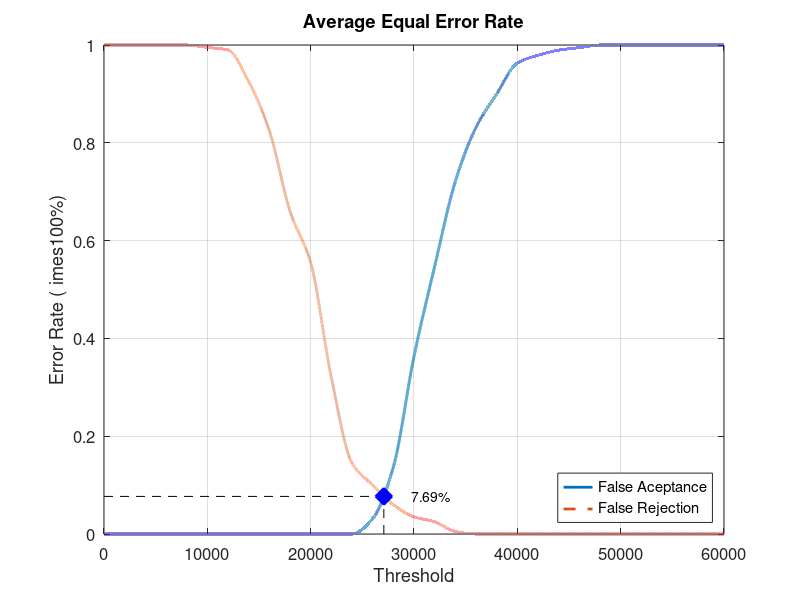
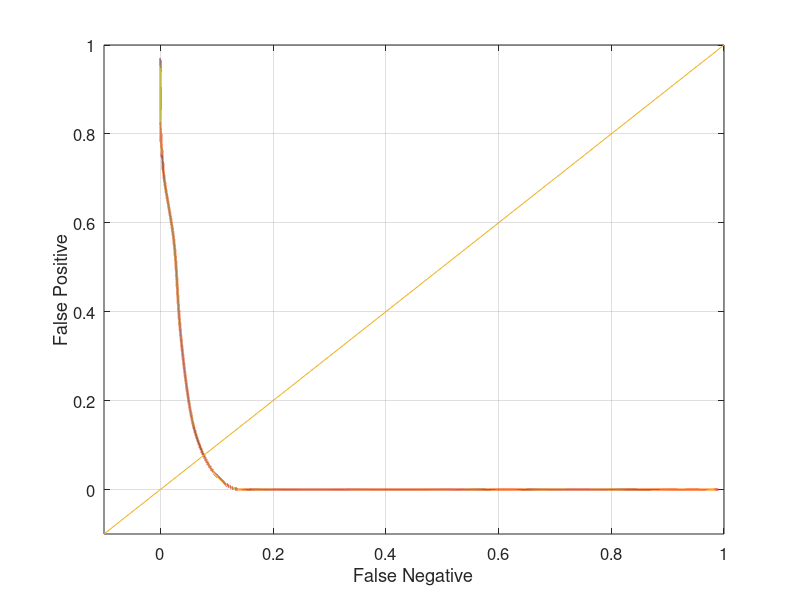

Reproduce these figures in MATLAB, in order.
close all;
clear;
clc;
x = 0:2000:60000;
xq = 0:0.5:60000;

y0 = [0 0 0 0 0 0 0 0 0 0 0 0 0 0.0315789 0.136842 0.363158 0.547368 0.721053 0.831579 0.9 0.963158 0.978947 0.989474 0.994737 1 1 1 1 1 1 1]
yy0 = interp1(x, y0, xq, 'pchip');
y1 = [1 1 1 1 1 0.995 0.99 0.925 0.825 0.66 0.555 0.32 0.145 0.1 0.06 0.035 0.025 0.005 0 0 0 0 0 0 0 0 0 0 0 0 0]
yy1 = interp1(x, y1, xq, 'pchip');

% Calculating EER: 
y2 = abs(y0 - y1);
find(y2 == min(y2))
yy2 = abs(yy0 - yy1);
xEER = find(yy2 == min(yy2));
xEERIndex = xq(xEER) % X-axis EER
yEER = yy0(xEER) % Y-axis EER

main = figure
plot(xq, yy0,'-','LineWidth', 2);	hold on
plot(xq, yy1,'--','LineWidth', 2);	hold on
plot([xEERIndex xEERIndex], [0 yEER], 'k--');	hold on
plot([0 xEERIndex], [yEER yEER], 'k--');	hold on
plot(xEERIndex, yEER, 'bx', 'LineWidth', 10);	hold on
text(xEERIndex + 10 * xEERIndex / 100, yEER, [num2str(round((10000 * yEER)) / 100) '%'])
legend('False Aceptance', 'False Rejection', 'Location', 'SouthEast')
xlabel('Threshold')
ylabel('Error Rate (	imes100%)')
title('Average Equal Error Rate')
set(gca, 'FontSize', 12)
axis([0 60000 0 1])
grid on

print(main, 'Database4_2Main', '-dpng');
FNRxFPR = figure('Color', [1 1 1]);
plot(yy1, yy0, '-', yy1, yy0, 'LineWidth', 2);
hold on
y = -0.1:0.1:1
plot(y, y); 
set(gca, 'FontSize', 12)
xlabel('False Negative')
ylabel('False Positive')
axis([-0.1 1 -0.1 1])
set(gca, 'FontSize', 12)
grid on

print(FNRxFPR, 'Database4_2FNRxFPR','-dpng');
